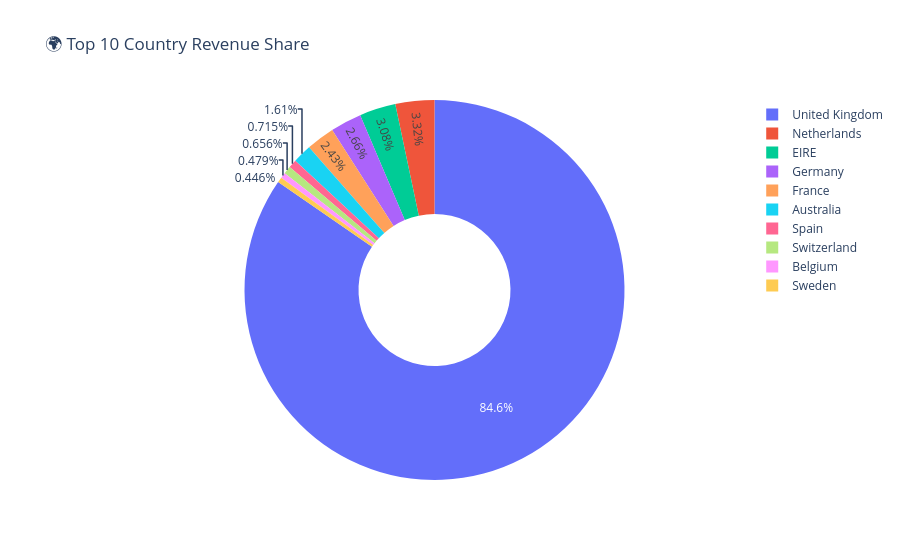

This figure's notebook cell:
### Markdown cell above
### Step 5: Country-wise Revenue Contribution

### Code cell
country_rev = df.groupby('Country')['TotalPrice'].sum().sort_values(ascending=False).head(10).reset_index()
fig = px.pie(country_rev, names='Country', values='TotalPrice', title='🌍 Top 10 Country Revenue Share', hole=0.4)
fig.show()

### Figure 1 — Plotly figure (JSON) as saved in the notebook; plotly's stock layout.template omitted (floating-point values rounded to 4 significant figures)
{"data": [{"domain": {"x": [0.0, 1.0], "y": [0.0, 1.0]}, "hole": 0.4, "hovertemplate": "Country=%{label}<br>TotalPrice=%{value}<extra></extra>", "labels": ["United Kingdom", "Netherlands", "EIRE", "Germany", "France", "Australia", "Spain", "Switzerland", "Belgium", "Sweden"], "legendgroup": "", "name": "", "showlegend": true, "type": "pie", "values": [7285000.0, 285400.0, 265300.0, 228700.0, 208900.0, 138500.0, 61560.0, 56440.0, 41200.0, 38370.0]}], "layout": {"legend": {"tracegroupgap": 0}, "title": {"text": "🌍 Top 10 Country Revenue Share"}}}
